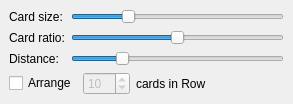
<?xml version="1.0" encoding="UTF-8"?>
<ui version="4.0">
 <class>CardsResizer</class>
 <widget class="QWidget" name="CardsResizer">
  <property name="geometry">
   <rect>
    <x>0</x>
    <y>0</y>
    <width>293</width>
    <height>101</height>
   </rect>
  </property>
  <property name="windowTitle">
   <string>Form</string>
  </property>
  <layout class="QGridLayout" name="gridLayout">
   <property name="leftMargin">
    <number>9</number>
   </property>
   <property name="topMargin">
    <number>9</number>
   </property>
   <property name="rightMargin">
    <number>9</number>
   </property>
   <property name="bottomMargin">
    <number>9</number>
   </property>
   <property name="spacing">
    <number>6</number>
   </property>
   <item row="2" column="1">
    <widget class="QSlider" name="distance">
     <property name="minimum">
      <number>20</number>
     </property>
     <property name="maximum">
      <number>200</number>
     </property>
     <property name="value">
      <number>60</number>
     </property>
     <property name="orientation">
      <enum>Qt::Horizontal</enum>
     </property>
    </widget>
   </item>
   <item row="2" column="0">
    <widget class="QLabel" name="label_2">
     <property name="text">
      <string>Distance:</string>
     </property>
    </widget>
   </item>
   <item row="3" column="0" colspan="2">
    <layout class="QHBoxLayout" name="horizontalLayout">
     <property name="spacing">
      <number>6</number>
     </property>
     <item>
      <widget class="QCheckBox" name="arrangeCards">
       <property name="text">
        <string>Arrange</string>
       </property>
      </widget>
     </item>
     <item>
      <widget class="QSpinBox" name="cardsInLine">
       <property name="enabled">
        <bool>false</bool>
       </property>
       <property name="maximum">
        <number>100</number>
       </property>
       <property name="value">
        <number>10</number>
       </property>
      </widget>
     </item>
     <item>
      <widget class="QLabel" name="label_4">
       <property name="text">
        <string>cards in Row</string>
       </property>
      </widget>
     </item>
     <item>
      <spacer name="horizontalSpacer">
       <property name="orientation">
        <enum>Qt::Horizontal</enum>
       </property>
       <property name="sizeHint" stdset="0">
        <size>
         <width>40</width>
         <height>20</height>
        </size>
       </property>
      </spacer>
     </item>
    </layout>
   </item>
   <item row="0" column="1">
    <widget class="QSlider" name="cardSize">
     <property name="minimum">
      <number>100</number>
     </property>
     <property name="maximum">
      <number>500</number>
     </property>
     <property name="value">
      <number>200</number>
     </property>
     <property name="orientation">
      <enum>Qt::Horizontal</enum>
     </property>
    </widget>
   </item>
   <item row="0" column="0">
    <widget class="QLabel" name="label">
     <property name="text">
      <string>Card size:</string>
     </property>
    </widget>
   </item>
   <item row="1" column="1">
    <widget class="QSlider" name="cardRatio">
     <property name="maximum">
      <number>8</number>
     </property>
     <property name="value">
      <number>4</number>
     </property>
     <property name="orientation">
      <enum>Qt::Horizontal</enum>
     </property>
    </widget>
   </item>
   <item row="1" column="0">
    <widget class="QLabel" name="label_5">
     <property name="text">
      <string>Card ratio:</string>
     </property>
    </widget>
   </item>
  </layout>
 </widget>
 <resources/>
 <connections/>
</ui>
